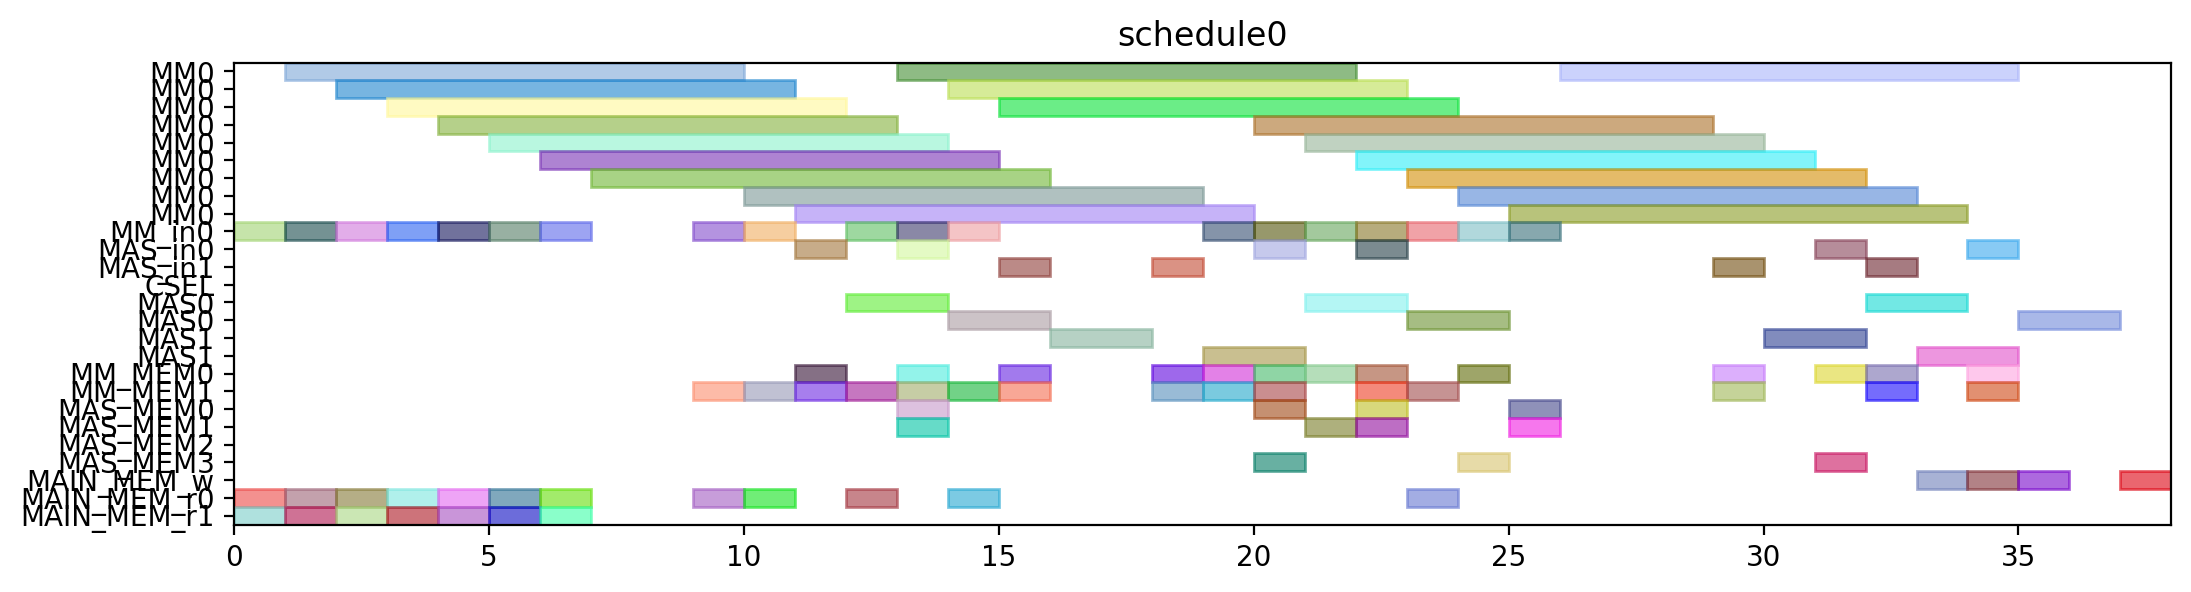

The script that drew this image:
from pyschedule import Scenario, solvers, plotters, alt


def solve():
	horizon = 120
	S = Scenario("schedule0", horizon=horizon)

	# resource
	MM = S.Resources('MM', num=1, size=9)
	MM_in = S.Resources('MM_in', num=1)
	MAS_in = S.Resources('MAS_in', num=2)
	CSEL = S.Resource('CSEL')
	MAS = S.Resources('MAS', num=2, size=2, periods=range(1, horizon))
	MM_MEM = S.Resources('MM_MEM', num=2)
	MAS_MEM = S.Resources('MAS_MEM', num=4)
	MAIN_MEM_w = S.Resource('MAIN_MEM_w', size=1)
	MAIN_MEM_r = S.Resources('MAIN_MEM_r', num=2)

	# result of previous scheduling

	# new tasks
	T1 = S.Task('T1', length=9, delay_cost=1)
	T1 += alt(MM)
	T1_in = S.Task('T1_in', length=1, delay_cost=1)
	T1_in += alt(MM_in)
	S += T1_in*MM_in[0]<=T1*MM[0]
	T1_mem0 = S.Task('T1_mem0', length=1, delay_cost=1)
	T1_mem0 += MAIN_MEM_r[0]
	S += T1_mem0 <= T1

	T1_mem1 = S.Task('T1_mem1', length=1, delay_cost=1)
	T1_mem1 += MAIN_MEM_r[1]
	S += T1_mem1 <= T1

	T2 = S.Task('T2', length=9, delay_cost=1)
	T2 += alt(MM)
	T2_in = S.Task('T2_in', length=1, delay_cost=1)
	T2_in += alt(MM_in)
	S += T2_in*MM_in[0]<=T2*MM[0]
	T2_mem0 = S.Task('T2_mem0', length=1, delay_cost=1)
	T2_mem0 += MAIN_MEM_r[0]
	S += T2_mem0 <= T2

	T2_mem1 = S.Task('T2_mem1', length=1, delay_cost=1)
	T2_mem1 += MAIN_MEM_r[1]
	S += T2_mem1 <= T2

	T3 = S.Task('T3', length=9, delay_cost=1)
	T3 += alt(MM)
	T3_in = S.Task('T3_in', length=1, delay_cost=1)
	T3_in += alt(MM_in)
	S += T3_in*MM_in[0]<=T3*MM[0]
	T3_mem0 = S.Task('T3_mem0', length=1, delay_cost=1)
	T3_mem0 += MAIN_MEM_r[0]
	S += T3_mem0 <= T3

	T3_mem1 = S.Task('T3_mem1', length=1, delay_cost=1)
	T3_mem1 += MAIN_MEM_r[1]
	S += T3_mem1 <= T3

	T4 = S.Task('T4', length=9, delay_cost=1)
	T4 += alt(MM)
	T4_in = S.Task('T4_in', length=1, delay_cost=1)
	T4_in += alt(MM_in)
	S += T4_in*MM_in[0]<=T4*MM[0]
	T4_mem0 = S.Task('T4_mem0', length=1, delay_cost=1)
	T4_mem0 += MAIN_MEM_r[0]
	S += T4_mem0 <= T4

	T4_mem1 = S.Task('T4_mem1', length=1, delay_cost=1)
	T4_mem1 += MAIN_MEM_r[1]
	S += T4_mem1 <= T4

	T5 = S.Task('T5', length=9, delay_cost=1)
	T5 += alt(MM)
	T5_in = S.Task('T5_in', length=1, delay_cost=1)
	T5_in += alt(MM_in)
	S += T5_in*MM_in[0]<=T5*MM[0]
	T5_mem0 = S.Task('T5_mem0', length=1, delay_cost=1)
	T5_mem0 += MAIN_MEM_r[0]
	S += T5_mem0 <= T5

	T5_mem1 = S.Task('T5_mem1', length=1, delay_cost=1)
	T5_mem1 += MAIN_MEM_r[1]
	S += T5_mem1 <= T5

	T6 = S.Task('T6', length=9, delay_cost=1)
	T6 += alt(MM)
	T6_in = S.Task('T6_in', length=1, delay_cost=1)
	T6_in += alt(MM_in)
	S += T6_in*MM_in[0]<=T6*MM[0]
	T6_mem0 = S.Task('T6_mem0', length=1, delay_cost=1)
	T6_mem0 += MAIN_MEM_r[0]
	S += T6_mem0 <= T6

	T6_mem1 = S.Task('T6_mem1', length=1, delay_cost=1)
	T6_mem1 += MAIN_MEM_r[1]
	S += T6_mem1 <= T6

	T7 = S.Task('T7', length=9, delay_cost=1)
	T7 += alt(MM)
	T7_in = S.Task('T7_in', length=1, delay_cost=1)
	T7_in += alt(MM_in)
	S += T7_in*MM_in[0]<=T7*MM[0]
	T7_mem0 = S.Task('T7_mem0', length=1, delay_cost=1)
	T7_mem0 += MAIN_MEM_r[0]
	S += T7_mem0 <= T7

	T7_mem1 = S.Task('T7_mem1', length=1, delay_cost=1)
	T7_mem1 += MAIN_MEM_r[1]
	S += T7_mem1 <= T7

	T8 = S.Task('T8', length=9, delay_cost=1)
	T8 += alt(MM)
	T8_in = S.Task('T8_in', length=1, delay_cost=1)
	T8_in += alt(MM_in)
	S += T8_in*MM_in[0]<=T8*MM[0]
	T8_mem0 = S.Task('T8_mem0', length=1, delay_cost=1)
	T8_mem0 += MAIN_MEM_r[0]
	S += T8_mem0 <= T8

	T8_mem1 = S.Task('T8_mem1', length=1, delay_cost=1)
	T8_mem1 += alt(MM_MEM)
	S += (T1*MM[0])-1 < T8_mem1*MM_MEM[1]
	S += T8_mem1 <= T8

	T9 = S.Task('T9', length=9, delay_cost=1)
	T9 += alt(MM)
	T9_in = S.Task('T9_in', length=1, delay_cost=1)
	T9_in += alt(MM_in)
	S += T9_in*MM_in[0]<=T9*MM[0]
	T9_mem0 = S.Task('T9_mem0', length=1, delay_cost=1)
	T9_mem0 += MAIN_MEM_r[0]
	S += T9_mem0 <= T9

	T9_mem1 = S.Task('T9_mem1', length=1, delay_cost=1)
	T9_mem1 += alt(MM_MEM)
	S += (T1*MM[0])-1 < T9_mem1*MM_MEM[1]
	S += T9_mem1 <= T9

	T10 = S.Task('T10', length=9, delay_cost=1)
	T10 += alt(MM)
	T10_in = S.Task('T10_in', length=1, delay_cost=1)
	T10_in += alt(MM_in)
	S += T10_in*MM_in[0]<=T10*MM[0]
	T10_mem0 = S.Task('T10_mem0', length=1, delay_cost=1)
	T10_mem0 += MAIN_MEM_r[0]
	S += T10_mem0 <= T10

	T10_mem1 = S.Task('T10_mem1', length=1, delay_cost=1)
	T10_mem1 += alt(MM_MEM)
	S += (T3*MM[0])-1 < T10_mem1*MM_MEM[1]
	S += T10_mem1 <= T10

	T11 = S.Task('T11', length=9, delay_cost=1)
	T11 += alt(MM)
	T11_in = S.Task('T11_in', length=1, delay_cost=1)
	T11_in += alt(MM_in)
	S += T11_in*MM_in[0]<=T11*MM[0]
	T11_mem0 = S.Task('T11_mem0', length=1, delay_cost=1)
	T11_mem0 += MAIN_MEM_r[0]
	S += T11_mem0 <= T11

	T11_mem1 = S.Task('T11_mem1', length=1, delay_cost=1)
	T11_mem1 += alt(MM_MEM)
	S += (T3*MM[0])-1 < T11_mem1*MM_MEM[1]
	S += T11_mem1 <= T11

	T12 = S.Task('T12', length=2, delay_cost=1)
	T12 += alt(MAS)
	T12_in = S.Task('T12_in', length=1, delay_cost=1)
	T12_in += alt(MAS_in)
	S += T12_in*MAS_in[0]<=T12*MAS[0]

	S += T12_in*MAS_in[1]<=T12*MAS[1]

	T12_mem0 = S.Task('T12_mem0', length=1, delay_cost=1)
	T12_mem0 += alt(MM_MEM)
	S += (T4*MM[0])-1 < T12_mem0*MM_MEM[0]
	S += T12_mem0 <= T12

	T12_mem1 = S.Task('T12_mem1', length=1, delay_cost=1)
	T12_mem1 += alt(MM_MEM)
	S += (T2*MM[0])-1 < T12_mem1*MM_MEM[1]
	S += T12_mem1 <= T12

	T13 = S.Task('T13', length=2, delay_cost=1)
	T13 += alt(MAS)
	T13_in = S.Task('T13_in', length=1, delay_cost=1)
	T13_in += alt(MAS_in)
	S += T13_in*MAS_in[0]<=T13*MAS[0]

	S += T13_in*MAS_in[1]<=T13*MAS[1]

	T13_mem0 = S.Task('T13_mem0', length=1, delay_cost=1)
	T13_mem0 += alt(MM_MEM)
	S += (T4*MM[0])-1 < T13_mem0*MM_MEM[0]
	S += T13_mem0 <= T13

	T13_mem1 = S.Task('T13_mem1', length=1, delay_cost=1)
	T13_mem1 += alt(MM_MEM)
	S += (T2*MM[0])-1 < T13_mem1*MM_MEM[1]
	S += T13_mem1 <= T13

	T15 = S.Task('T15', length=2, delay_cost=1)
	T15 += alt(MAS)
	T15_in = S.Task('T15_in', length=1, delay_cost=1)
	T15_in += alt(MAS_in)
	S += T15_in*MAS_in[0]<=T15*MAS[0]

	S += T15_in*MAS_in[1]<=T15*MAS[1]

	T15_mem0 = S.Task('T15_mem0', length=1, delay_cost=1)
	T15_mem0 += alt(MM_MEM)
	S += (T7*MM[0])-1 < T15_mem0*MM_MEM[0]
	S += T15_mem0 <= T15

	T15_mem1 = S.Task('T15_mem1', length=1, delay_cost=1)
	T15_mem1 += alt(MM_MEM)
	S += (T7*MM[0])-1 < T15_mem1*MM_MEM[1]
	S += T15_mem1 <= T15

	T14 = S.Task('T14', length=9, delay_cost=1)
	T14 += alt(MM)
	T14_in = S.Task('T14_in', length=1, delay_cost=1)
	T14_in += alt(MM_in)
	S += T14_in*MM_in[0]<=T14*MM[0]
	T14_mem0 = S.Task('T14_mem0', length=1, delay_cost=1)
	T14_mem0 += alt(MAS_MEM)
	S += (T13*MAS[0])-1 < T14_mem0*MAS_MEM[0]
	S += (T13*MAS[1])-1 < T14_mem0*MAS_MEM[2]
	S += T14_mem0 <= T14

	T14_mem1 = S.Task('T14_mem1', length=1, delay_cost=1)
	T14_mem1 += alt(MAS_MEM)
	S += (T13*MAS[0])-1 < T14_mem1*MAS_MEM[1]
	S += (T13*MAS[1])-1 < T14_mem1*MAS_MEM[3]
	S += T14_mem1 <= T14

	T16 = S.Task('T16', length=9, delay_cost=1)
	T16 += alt(MM)
	T16_in = S.Task('T16_in', length=1, delay_cost=1)
	T16_in += alt(MM_in)
	S += T16_in*MM_in[0]<=T16*MM[0]
	T16_mem0 = S.Task('T16_mem0', length=1, delay_cost=1)
	T16_mem0 += alt(MM_MEM)
	S += (T1*MM[0])-1 < T16_mem0*MM_MEM[0]
	S += T16_mem0 <= T16

	T16_mem1 = S.Task('T16_mem1', length=1, delay_cost=1)
	T16_mem1 += alt(MM_MEM)
	S += (T8*MM[0])-1 < T16_mem1*MM_MEM[1]
	S += T16_mem1 <= T16

	T17 = S.Task('T17', length=9, delay_cost=1)
	T17 += alt(MM)
	T17_in = S.Task('T17_in', length=1, delay_cost=1)
	T17_in += alt(MM_in)
	S += T17_in*MM_in[0]<=T17*MM[0]
	T17_mem0 = S.Task('T17_mem0', length=1, delay_cost=1)
	T17_mem0 += alt(MM_MEM)
	S += (T8*MM[0])-1 < T17_mem0*MM_MEM[0]
	S += T17_mem0 <= T17

	T17_mem1 = S.Task('T17_mem1', length=1, delay_cost=1)
	T17_mem1 += alt(MAS_MEM)
	S += (T15*MAS[0])-1 < T17_mem1*MAS_MEM[1]
	S += (T15*MAS[1])-1 < T17_mem1*MAS_MEM[3]
	S += T17_mem1 <= T17

	T18 = S.Task('T18', length=2, delay_cost=1)
	T18 += alt(MAS)
	T18_in = S.Task('T18_in', length=1, delay_cost=1)
	T18_in += alt(MAS_in)
	S += T18_in*MAS_in[0]<=T18*MAS[0]

	S += T18_in*MAS_in[1]<=T18*MAS[1]

	T18_mem0 = S.Task('T18_mem0', length=1, delay_cost=1)
	T18_mem0 += alt(MM_MEM)
	S += (T5*MM[0])-1 < T18_mem0*MM_MEM[0]
	S += T18_mem0 <= T18

	T18_mem1 = S.Task('T18_mem1', length=1, delay_cost=1)
	T18_mem1 += alt(MM_MEM)
	S += (T9*MM[0])-1 < T18_mem1*MM_MEM[1]
	S += T18_mem1 <= T18

	T19 = S.Task('T19', length=2, delay_cost=1)
	T19 += alt(MAS)
	T19_in = S.Task('T19_in', length=1, delay_cost=1)
	T19_in += alt(MAS_in)
	S += T19_in*MAS_in[0]<=T19*MAS[0]

	S += T19_in*MAS_in[1]<=T19*MAS[1]

	T19_mem0 = S.Task('T19_mem0', length=1, delay_cost=1)
	T19_mem0 += alt(MM_MEM)
	S += (T5*MM[0])-1 < T19_mem0*MM_MEM[0]
	S += T19_mem0 <= T19

	T19_mem1 = S.Task('T19_mem1', length=1, delay_cost=1)
	T19_mem1 += alt(MM_MEM)
	S += (T9*MM[0])-1 < T19_mem1*MM_MEM[1]
	S += T19_mem1 <= T19

	T21 = S.Task('T21', length=2, delay_cost=1)
	T21 += alt(MAS)
	T21_in = S.Task('T21_in', length=1, delay_cost=1)
	T21_in += alt(MAS_in)
	S += T21_in*MAS_in[0]<=T21*MAS[0]

	S += T21_in*MAS_in[1]<=T21*MAS[1]

	T21_mem0 = S.Task('T21_mem0', length=1, delay_cost=1)
	T21_mem0 += alt(MM_MEM)
	S += (T6*MM[0])-1 < T21_mem0*MM_MEM[0]
	S += T21_mem0 <= T21

	T21_mem1 = S.Task('T21_mem1', length=1, delay_cost=1)
	T21_mem1 += alt(MM_MEM)
	S += (T10*MM[0])-1 < T21_mem1*MM_MEM[1]
	S += T21_mem1 <= T21

	T24 = S.Task('T24', length=9, delay_cost=1)
	T24 += alt(MM)
	T24_in = S.Task('T24_in', length=1, delay_cost=1)
	T24_in += alt(MM_in)
	S += T24_in*MM_in[0]<=T24*MM[0]
	T24_mem0 = S.Task('T24_mem0', length=1, delay_cost=1)
	T24_mem0 += alt(MM_MEM)
	S += (T11*MM[0])-1 < T24_mem0*MM_MEM[0]
	S += T24_mem0 <= T24

	T24_mem1 = S.Task('T24_mem1', length=1, delay_cost=1)
	T24_mem1 += alt(MAS_MEM)
	S += (T12*MAS[0])-1 < T24_mem1*MAS_MEM[1]
	S += (T12*MAS[1])-1 < T24_mem1*MAS_MEM[3]
	S += T24_mem1 <= T24

	T20 = S.Task('T20', length=9, delay_cost=1)
	T20 += alt(MM)
	T20_in = S.Task('T20_in', length=1, delay_cost=1)
	T20_in += alt(MM_in)
	S += T20_in*MM_in[0]<=T20*MM[0]
	T20_mem0 = S.Task('T20_mem0', length=1, delay_cost=1)
	T20_mem0 += alt(MAS_MEM)
	S += (T15*MAS[0])-1 < T20_mem0*MAS_MEM[0]
	S += (T15*MAS[1])-1 < T20_mem0*MAS_MEM[2]
	S += T20_mem0 <= T20

	T20_mem1 = S.Task('T20_mem1', length=1, delay_cost=1)
	T20_mem1 += alt(MAS_MEM)
	S += (T18*MAS[0])-1 < T20_mem1*MAS_MEM[1]
	S += (T18*MAS[1])-1 < T20_mem1*MAS_MEM[3]
	S += T20_mem1 <= T20

	T22 = S.Task('T22', length=9, delay_cost=1)
	T22 += alt(MM)
	T22_in = S.Task('T22_in', length=1, delay_cost=1)
	T22_in += alt(MM_in)
	S += T22_in*MM_in[0]<=T22*MM[0]
	T22_mem0 = S.Task('T22_mem0', length=1, delay_cost=1)
	T22_mem0 += alt(MAS_MEM)
	S += (T21*MAS[0])-1 < T22_mem0*MAS_MEM[0]
	S += (T21*MAS[1])-1 < T22_mem0*MAS_MEM[2]
	S += T22_mem0 <= T22

	T22_mem1 = S.Task('T22_mem1', length=1, delay_cost=1)
	T22_mem1 += alt(MAS_MEM)
	S += (T21*MAS[0])-1 < T22_mem1*MAS_MEM[1]
	S += (T21*MAS[1])-1 < T22_mem1*MAS_MEM[3]
	S += T22_mem1 <= T22

	T23 = S.Task('T23', length=9, delay_cost=1)
	T23 += alt(MM)
	T23_in = S.Task('T23_in', length=1, delay_cost=1)
	T23_in += alt(MM_in)
	S += T23_in*MM_in[0]<=T23*MM[0]
	T23_mem0 = S.Task('T23_mem0', length=1, delay_cost=1)
	T23_mem0 += alt(MAS_MEM)
	S += (T19*MAS[0])-1 < T23_mem0*MAS_MEM[0]
	S += (T19*MAS[1])-1 < T23_mem0*MAS_MEM[2]
	S += T23_mem0 <= T23

	T23_mem1 = S.Task('T23_mem1', length=1, delay_cost=1)
	T23_mem1 += alt(MAS_MEM)
	S += (T19*MAS[0])-1 < T23_mem1*MAS_MEM[1]
	S += (T19*MAS[1])-1 < T23_mem1*MAS_MEM[3]
	S += T23_mem1 <= T23

	Z2_new = S.Task('Z2_new', length=9, delay_cost=1)
	Z2_new += alt(MM)
	Z2_new_in = S.Task('Z2_new_in', length=1, delay_cost=1)
	Z2_new_in += alt(MM_in)
	S += Z2_new_in*MM_in[0]<=Z2_new*MM[0]
	S += 0<Z2_new

	Z2_new_w = S.Task('Z2_new_w', length=1, delay_cost=1)
	Z2_new_w += alt(MAIN_MEM_w)
	S += Z2_new <= Z2_new_w

	Z2_new_mem0 = S.Task('Z2_new_mem0', length=1, delay_cost=1)
	Z2_new_mem0 += MAIN_MEM_r[0]
	S += Z2_new_mem0 <= Z2_new

	Z2_new_mem1 = S.Task('Z2_new_mem1', length=1, delay_cost=1)
	Z2_new_mem1 += alt(MM_MEM)
	S += (T14*MM[0])-1 < Z2_new_mem1*MM_MEM[1]
	S += Z2_new_mem1 <= Z2_new

	T25 = S.Task('T25', length=2, delay_cost=1)
	T25 += alt(MAS)
	T25_in = S.Task('T25_in', length=1, delay_cost=1)
	T25_in += alt(MAS_in)
	S += T25_in*MAS_in[0]<=T25*MAS[0]

	S += T25_in*MAS_in[1]<=T25*MAS[1]

	T25_mem0 = S.Task('T25_mem0', length=1, delay_cost=1)
	T25_mem0 += alt(MM_MEM)
	S += (T20*MM[0])-1 < T25_mem0*MM_MEM[0]
	S += T25_mem0 <= T25

	T25_mem1 = S.Task('T25_mem1', length=1, delay_cost=1)
	T25_mem1 += alt(MM_MEM)
	S += (T20*MM[0])-1 < T25_mem1*MM_MEM[1]
	S += T25_mem1 <= T25

	X2_new = S.Task('X2_new', length=2, delay_cost=1)
	X2_new += alt(MAS)
	X2_new_in = S.Task('X2_new_in', length=1, delay_cost=1)
	X2_new_in += alt(MAS_in)
	S += X2_new_in*MAS_in[0]<=X2_new*MAS[0]

	S += X2_new_in*MAS_in[1]<=X2_new*MAS[1]

	S += 0<X2_new

	X2_new_w = S.Task('X2_new_w', length=1, delay_cost=1)
	X2_new_w += alt(MAIN_MEM_w)
	S += X2_new <= X2_new_w

	X2_new_mem0 = S.Task('X2_new_mem0', length=1, delay_cost=1)
	X2_new_mem0 += alt(MM_MEM)
	S += (T22*MM[0])-1 < X2_new_mem0*MM_MEM[0]
	S += X2_new_mem0 <= X2_new

	X2_new_mem1 = S.Task('X2_new_mem1', length=1, delay_cost=1)
	X2_new_mem1 += alt(MM_MEM)
	S += (T24*MM[0])-1 < X2_new_mem1*MM_MEM[1]
	S += X2_new_mem1 <= X2_new

	X1_new = S.Task('X1_new', length=2, delay_cost=1)
	X1_new += alt(MAS)
	X1_new_in = S.Task('X1_new_in', length=1, delay_cost=1)
	X1_new_in += alt(MAS_in)
	S += X1_new_in*MAS_in[0]<=X1_new*MAS[0]

	S += X1_new_in*MAS_in[1]<=X1_new*MAS[1]

	S += 0<X1_new

	X1_new_w = S.Task('X1_new_w', length=1, delay_cost=1)
	X1_new_w += alt(MAIN_MEM_w)
	S += X1_new <= X1_new_w

	X1_new_mem0 = S.Task('X1_new_mem0', length=1, delay_cost=1)
	X1_new_mem0 += alt(MM_MEM)
	S += (T23*MM[0])-1 < X1_new_mem0*MM_MEM[0]
	S += X1_new_mem0 <= X1_new

	X1_new_mem1 = S.Task('X1_new_mem1', length=1, delay_cost=1)
	X1_new_mem1 += alt(MM_MEM)
	S += (T17*MM[0])-1 < X1_new_mem1*MM_MEM[1]
	S += X1_new_mem1 <= X1_new

	Z1_new = S.Task('Z1_new', length=2, delay_cost=1)
	Z1_new += alt(MAS)
	Z1_new_in = S.Task('Z1_new_in', length=1, delay_cost=1)
	Z1_new_in += alt(MAS_in)
	S += Z1_new_in*MAS_in[0]<=Z1_new*MAS[0]

	S += Z1_new_in*MAS_in[1]<=Z1_new*MAS[1]

	S += 0<Z1_new

	Z1_new_w = S.Task('Z1_new_w', length=1, delay_cost=1)
	Z1_new_w += alt(MAIN_MEM_w)
	S += Z1_new <= Z1_new_w

	Z1_new_mem0 = S.Task('Z1_new_mem0', length=1, delay_cost=1)
	Z1_new_mem0 += alt(MM_MEM)
	S += (T16*MM[0])-1 < Z1_new_mem0*MM_MEM[0]
	S += Z1_new_mem0 <= Z1_new

	Z1_new_mem1 = S.Task('Z1_new_mem1', length=1, delay_cost=1)
	Z1_new_mem1 += alt(MAS_MEM)
	S += (T25*MAS[0])-1 < Z1_new_mem1*MAS_MEM[1]
	S += (T25*MAS[1])-1 < Z1_new_mem1*MAS_MEM[3]
	S += Z1_new_mem1 <= Z1_new

	solvers.mip.solve(S,msg=1,kind='CPLEX',ratio_gap=1.01)

	solution = [['hoge']*len(S.solution()[1]) for i in range(len(S.solution()))]
	for i in range(len(S.solution())):
		for j in range(len(S.solution()[i])):
			solution[i][j]=str(S.solution()[i][j])
	print(solution)

	cycles = int(solution[-1][3])

	pic_file_name = "/mnt/rose/usr1/fukuda/ABE/multiRAM_multiMAS_16mux/scheduling_result/stage9MM1_stage2MAS2/EP_LADDERMUL/schedule0.png"
	if(S.solution() != []):
		plotters.matplotlib.plot(S,img_filename=pic_file_name, show_task_labels=False, fig_size=(cycles*0.25+3, 3))

	return solution
